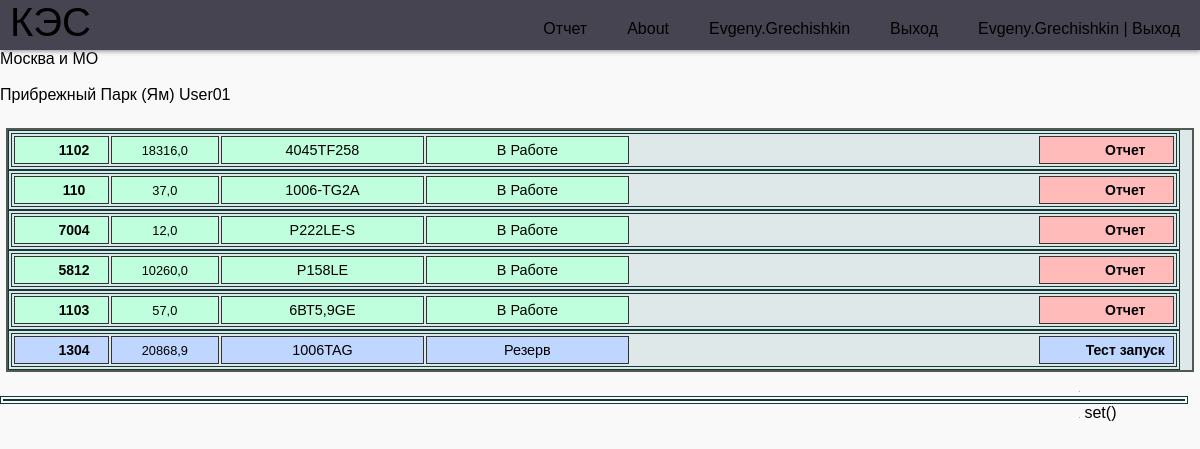
Before: /area/4/ (signed in) with the older database file.
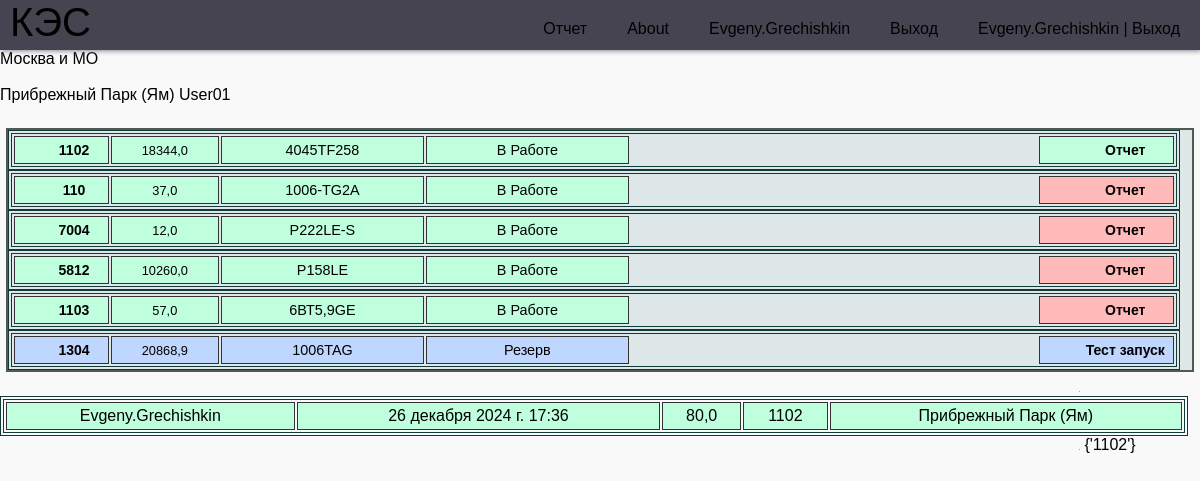
After: the same page with the newer database file.
### report/models.py (models this page shows, shortened)
class ObjectKES(models.Model):
    name = models.CharField(max_length=30)
    manager = models.ForeignKey(get_user_model(),
                               on_delete=models.SET_NULL,
                               related_name='manager_obj',
                               null=True, default=None)
    public = models.BooleanField(default=False)
    class Meta:
        verbose_name = 'Объект'
        verbose_name_plural = 'Объект'

class Location(models.Model):
    name = models.CharField(max_length=30)
    object_kes = models.ForeignKey(ObjectKES, on_delete=models.SET_NULL, null=True)
    operator = models.ForeignKey(get_user_model(),
                               on_delete=models.SET_NULL,
                               related_name='operator_area',
                               null=True, default=None)
    address = models.CharField(max_length=250, blank=True)
    def __str__(self):
        return f"{self.name}"
    class Meta:
        verbose_name = 'Участок'
        verbose_name_plural = 'Участок'

class CreateDGU(models.Model):
    name = models.CharField(max_length=30, verbose_name="Номер Дгу")
    hours = models.FloatField(null=True, default=0, verbose_name='МотоЧасы')
    maker_dvs = models.ForeignKey(Maker, on_delete=models.SET_NULL, null=True, blank=True, verbose_name="Производитель")
    long_name = models.CharField(max_length=30, null=True, blank=True, verbose_name="Название Дгу")
    post_name = models.ForeignKey(Post, on_delete=models.SET_NULL, null=True, blank=True, verbose_name="Название поста")
    dvs = models.ForeignKey(DVS, on_delete=models.SET_NULL, null=True, blank=True, verbose_name="ДВС")
    alternator = models.ForeignKey(Alternator, on_delete=models.SET_NULL, null=True, blank=True, verbose_name="Генератор")
    location = models.ForeignKey(Location, on_delete=models.SET_NULL, null=True, blank=True, verbose_name="Обьект")
    work = models.BooleanField(default=False, verbose_name='в Работе')
    status = models.ForeignKey(Status, on_delete=models.SET_NULL, null=True, verbose_name="Состояние")
    emkost_nak = models.ForeignKey(TK, on_delete=models.SET_NULL, default=1,
                                   null=True, blank=True, verbose_name="Номер накопительной емкости")
    emkost_pit = models.ForeignKey(Emkost, on_delete=models.SET_NULL, default=1,
                                   null=True, blank=True, verbose_name="Номер питательной емкости")
    pump_meter = models.ForeignKey(Pump_meter, on_delete=models.SET_NULL, default=1,
                                   null=True, blank=True, verbose_name="Счетчик насоса")
    mercury = models.ForeignKey(Mercury, on_delete=models.SET_NULL, null=True, blank=True, default=1,
                                verbose_name="Счетчик меркурий")
    paralel = models.BooleanField(default=False, verbose_name='Паралель')
    koguch = models.BooleanField(default=False, verbose_name='Кожухное Исполнение')
    weight = models.PositiveIntegerField(null=True, blank=True, default=0, verbose_name='Вес кг')
    lsh = models.CharField(max_length=100, null=True, blank=True, verbose_name="Длинна * Ширина * Высота ")
    title = models.CharField(max_length=250, blank=True, verbose_name='Описание  проблем')
    data_to = models.DateField(blank=True, null=True,  verbose_name='Дата последнего ТО')
    motochas_to = models.PositiveIntegerField(null=True, blank=True,  verbose_name='Моточасы последнего ТО')
    interval_to = models.PositiveIntegerField(null=True, blank=True, default=300, verbose_name='Межсервисный интервал')
    nagruzka = models.BooleanField(default=True, verbose_name='Нагрузка')
    active = models.BooleanField(default=True, verbose_name='Активная Нагрузка')
    reactive = models.BooleanField(default=True, verbose_name='Реактивная Нагрузка')
    full_load = models.BooleanField(default=True, verbose_name='Полная Нагрузка')
    l1 = models.BooleanField(default=True, verbose_name='L1')
    l2 = models.BooleanField(default=True, verbose_name='L2')
    l3 = models.BooleanField(default=True, verbose_name='L3')
    voltage = models.BooleanField(default=True, verbose_name='Напряжение')
    frequency = models.BooleanField(default=True, verbose_name='Частота')
    dmasla = models.BooleanField(default=True, verbose_name='Давление масла')
    tog = models.BooleanField(default=True, verbose_name='Темп. Охл. Жидкости')
    akb = models.BooleanField(default=True, verbose_name='АКБ')
    primechanie = models.BooleanField(default=True, verbose_name='Примечания')
    tk_nak = models.BooleanField(default=True, verbose_name='ТК')
    emk_pit = models.BooleanField(default=True, verbose_name='Емкость питательная')
    pump_m = models.BooleanField(default=True, verbose_name='Счетчик Насоса')
    mrc = models.BooleanField(default=False, verbose_name='Меркурий')
    class Meta:
        verbose_name = 'ДГУ'
        verbose_name_plural = 'ДГУ'

class DVS(models.Model):
    model_dvs = models.ForeignKey(DVSmodel, on_delete=models.SET_NULL, blank=True, null=True, verbose_name="ДВС")
    sn = models.CharField(max_length=70, blank=True, verbose_name='Серейный номер')
    engine_hours = models.FloatField(default=0, null=True, verbose_name="Моточасы")
    title = models.CharField(max_length=250, blank=True, verbose_name='Описание')
    class Meta:
        verbose_name = 'ДВС'
        verbose_name_plural = 'ДВС'

class DVSmodel(models.Model):
    model_dvs = models.CharField(blank=True, max_length=30, verbose_name='Модель ДВС')
    maker_dvs = models.ForeignKey(Maker, on_delete=models.SET_NULL, null=True, verbose_name="Производитель")
    power = models.IntegerField(blank=True, verbose_name="Мощьность ДВС")
    cylinders = models.IntegerField(blank=True, verbose_name="Количество цилиндров")
    volume = models.DecimalField(blank=True, null=True, max_digits=5, decimal_places=2,  verbose_name="Объем ДВС")
    weight = models.PositiveIntegerField(null=True, blank=True, default=0, verbose_name='Вес кг')
    title = models.CharField(max_length=250, blank=True, verbose_name='Описание')
    class Meta:
        verbose_name = 'Модель ДВС'
        verbose_name_plural = 'Модель ДВС'

class ReportDGU(models.Model):
    dgu = models.ForeignKey(CreateDGU, on_delete=models.SET_NULL, null=True, verbose_name="Номер Дгу")
    author = models.ForeignKey(get_user_model(), on_delete=models.SET_NULL, related_name='posts', null=True,
                               default=None)
    narabotka = models.FloatField(blank=True, null=True,  verbose_name='Наработка')
    nagruzka = models.PositiveIntegerField(null=True, blank=True, verbose_name='Нагрузка')
    active = models.PositiveIntegerField(null=True, blank=True,  verbose_name='Активная Нагрузка')
    reactive = models.PositiveIntegerField(null=True, blank=True,  verbose_name='Реактивная  Нагрузка')
    full_load = models.PositiveIntegerField(null=True, blank=True,  verbose_name='Полная  Нагрузка')
    l1 = models.PositiveSmallIntegerField(null=True, blank=True,  verbose_name='L1')
    l2 = models.PositiveSmallIntegerField(null=True, blank=True,  verbose_name='L2')
    l3 = models.PositiveSmallIntegerField(null=True, blank=True,  verbose_name='L3')
    voltage = models.FloatField(blank=True, null=True,  verbose_name='Напряжение')
    frequency = models.FloatField(blank=True, null=True,  verbose_name='Частота')
    dmasla = models.FloatField(blank=True, null=True, verbose_name='Давление масла')
    tc = models.FloatField(blank=True, null=True,  verbose_name='Темп. Охл. Жидкости')
    akb = models.FloatField(blank=True, null=True, verbose_name='АКБ')
    title = models.CharField(max_length=450, null=True, blank=True,  verbose_name='Замечания')
    emkost_nak = models.ForeignKey(TK, on_delete=models.SET_NULL,
                                   null=True, blank=True, verbose_name="Номер накопительной емкости")
    emkost_nak_pok = models.FloatField(blank=True, null=True,  verbose_name='Уровень ДТ  см')
    emkost_pit = models.ForeignKey(Emkost, on_delete=models.SET_NULL,
                                   null=True, blank=True, verbose_name="Номер питательной емкости")
    emkost_pit_pok = models.FloatField(blank=True, null=True,  verbose_name='Уровень ДТ  см')
    pump_meter = models.ForeignKey(Pump_meter, on_delete=models.SET_NULL,
                                   null=True, blank=True, verbose_name="Счетчик насоса")
    pump_meter_pok = models.FloatField(blank=True, null=True,  verbose_name='Счетчик л')
    mercury = models.ForeignKey(Mercury, on_delete=models.SET_NULL, null=True, blank=True,
                                verbose_name="Счетчик меркурий")
    mercury_pok = models.FloatField(null=True, default=0, verbose_name='Покозания Меркурия')
    time_create = models.DateTimeField(auto_now_add=True, blank=True, null=True,)
    time_update = models.DateTimeField(auto_now=True, blank=True, null=True,)
    class Meta:
        verbose_name = 'Ежедневный отчет'
        verbose_name_plural = 'Ежедневный отчет'

### report/views.py (the view)
# urls.py: path("area/<int:id>/", area, name='area'),
@login_required
def area(request, id):
    y, m, d = (int(i) for i in date.today().isoformat().split("-"))
    dgus = CreateDGU.objects.filter(location=id)
    location = Location.objects.get(id=id)
    object_kes = Location.objects.get(id=id).object_kes.name
    report = ReportDGU.objects.filter(time_create__date=date(y, m, d), dgu__location__id=id)
    rpt = set(i.dgu.name for i in report)
    return render(request, "area.html",
                  {'dgus': dgus, 'location': location, 'object_kes': object_kes,
                   'report': report, 'rpt': rpt})

### report/templates/area.html (shortened to what this page needs)
{% extends 'base.html' %}
{% load static %}
{% block css %}
    <link rel="stylesheet" href="{% static 'style/style.css' %}">
    <link rel="stylesheet" href="{% static 'style/style_area.css' %}">
{% endblock css %}
{% block content %}
<main>
    <p>{{ object_kes }}</p> <br>
    <p>{{ location.name }} {{ location.operator }}</p> <br>
        <div class="blok_1  inline">
            {% for dgu in dgus %}
                <table>
                    <tr>
                        {% if dgu.status.id == 2 %}
                            <td class="st1 dgu_status_avar"><a href="{% url 'dgu' dgu.id %}" >{{dgu.name}}</a></td>
                            <td class="st5 dgu_status_avar">{{dgu.dvs.engine_hours}}</td>
                            <td class="st2 dgu_status_avar">{{dgu.dvs.model_dvs.model_dvs}}</td>
                            <td class="st3 dgu_status_avar">Аварийная остановка</td>
                            <td class="st6 dgu_status_avar">{{dgu.title}}</td>
                            <td class="st4 dgu_status_avar"><a href="../../create_report/{{dgu.id}}">Ремонт</a></td>
                        {% elif not dgu.work %}
                            <td class="st1 dgu_status_res"><a href="{% url 'dgu' dgu.id %}" >{{dgu.name}}</a></td>
                            <td class="st5 dgu_status_res">{{dgu.dvs.engine_hours}}</td>
                            <td class="st2 dgu_status_res">{{dgu.dvs.model_dvs.model_dvs}}</td>
                                {% if dgu.status.id == 4 %}
                                    <td class="st3 dgu_status_rem">Требуется незн. ремонт</td>
                                {% elif dgu.status.id == 5 %}
                                    <td class="st3 dgu_status_avar">Требуется ТО</td>
                                {% else %}
                                    <td class="st3 dgu_status_res">Резерв</td>
                                {% endif %}
                            <td class="st6 dgu_status_res">{{dgu.title}}</td>
                            <td class="st4 dgu_status_res"><a href="../../create_report/{{dgu.id}}">Тест запуск</a></td>
                        {% elif dgu.work %}
                            <td class="st1 dgu_status_rab" ><a href="{% url 'dgu' dgu.id %}" >{{dgu.name}}</a></td>
                            <td class="st5 dgu_status_rab">{{dgu.dvs.engine_hours}}</td>
                            <td class="st2 dgu_status_rab">{{dgu.dvs.model_dvs.model_dvs}}</td>
                                {% if dgu.status.id == 4 %}
                                    <td class="st3 dgu_status_rem">Требуется незн. ремонт</td>
                                {% elif dgu.status.id == 5 %}
                                    <td class="st3 dgu_status_avar">Требуется ТО</td>
                                {% else %}
                                    <td class="st3 dgu_status_rab">В Работе</td>
                                {% endif %}
                            <td class="st6 dgu_status_rab">{{dgu.title}}</td>
                            {% if dgu.name in rpt %}
                            <td class="st4 dgu_status_rab"><a href="../../create_report/{{dgu.id}}">Отчет</a></td>
                            {% else %}
                            <td class="st4 dgu_status_avar"><a href="../../create_report/{{dgu.id}}">Отчет</a></td>
                            {% endif %}
                        {% endif %}
                    </tr></table>
                {% endfor %}
            </div>
    <table>
    {% for rpt in report %}
    <tr>
        <td>{{ rpt.author}}</td>
        <td>{{ rpt.time_create}}</td>
        <td>{{ rpt.narabotka }}</td>
        <td>{{ rpt.dgu.name }}</td>
        <td>{{ rpt.dgu.location }}</td>
    </tr>
    {% endfor %}</table>
    {{ rpt }}
</main>
{% endblock content %}

### report/templates/base.html (shortened to what this page needs)
<!DOCTYPE html>
{% load static %}
<html lang="ru">
<head>
    {% block css %}{% endblock css %}
</head>
<body>
    <header class="header">
         <a href="{%url 'index'%}" class="logo">КЭС</a>
        <nav class="nav">
            <ul class="menu">
                {% if user.is_authenticated %}
                <li><a href="{%url 'create_dgu'%}">Отчет</a></li>
                <li><a href="#">About</a></li>
                <li><a href="admin/">{{user.username}}</a></li>
                <li><a href="{%url 'users:logout'%}">Выход</a></li>
                <li><a href="{%url 'users:logout'%}">{{user.username}} | Выход</a></li>
                {% else %}
                <li><a href="{%url 'users:login'%}">Авторизация</a></li>
                {% endif %}
            </ul>
        </nav>
    </header>
    {% block content %}{% endblock content %}
</body>
</html>

### report/static/style/style.css (style rules this page uses)
:root { --white: #f9f9f9; --black: #464451; --grey: #85888C; }
* { margin: 0; padding: 0; box-sizing: border-box; }
body { background-color: var(--white); font-family: "Poppins", sans-serif; }
a { text-decoration: none; }
ul { list-style: none; }
.header { background-color: var(--black); box-shadow: 1px 1px 5px 0px var(--grey); position: sticky; top: 0; width: 100%; height: 50px; }
.logo { display: inline-block; color: var(--white); font-size: 40px; margin-left: 10px; }
.nav { width: 100%; height: 100%; position: fixed; background-color: var(--black); overflow: hidden; }
.menu a { display: block; padding: 20px; color: var(--white); }
.nav { max-height: 0; transition: max-height .5s ease-out; }
td, th { margin: 5px; padding: 5px; }
@media (min-width: 768px) { .nav { max-height: 70px; top: 0; position: relative; float: right; width: fit-content; background-color: transparent; } }
@media (min-width: 768px) { .menu li { float: left; } }

### report/static/style/style_area.css (style rules this page uses)
a { color: #000; }
.inline { width: 99%; margin: 6px; float: left; }
.blok_1 { width: 99%; background-color: #DEE8E8; text-align: center; border: 2px solid rgb(81, 90, 81); }
.blok_1 a { color: #000; font-size: 14px; font-weight: bold; text-decoration: none; margin-left: 30%; }
table { border: 4px double #123838; width: 99%; text-align: center; }
td { background: #BFFFDD; border: 1px solid #333; empty-cells: hide; padding: 4px; }
.dgu_status_rab { background: #BFFFDD; }
.dgu_status_res { background: #BFD6FF; }
.dgu_status_avar { background: #FFBABA; }
.st1 { width: 7%; }
.st2 { width: 15%; font-size: 90%; }
.st3 { width:15%; font-size: 90%; }
.st4 { width: 10%; font-size: 90%; }
.st5 { width: 8%; font-size: 80%; }
.st6 { width: 30%; font-size: 80%; }
a:-webkit-any-link { color: #000; }

Changed rows visible on the page:
changed CreateDGU "4045TF258": dvs.engine_hours "18316,0" → "18344,0"
added ReportDGU: author "Evgeny.Grechishkin", time_create "26 декабря 2024 г. 17:36", narabotka "80,0", dgu.name "1102", dgu.location "Прибрежный Парк (Ям)"
Other visible differences:
{{ rpt }}: "set()" → "{'1102'}"
